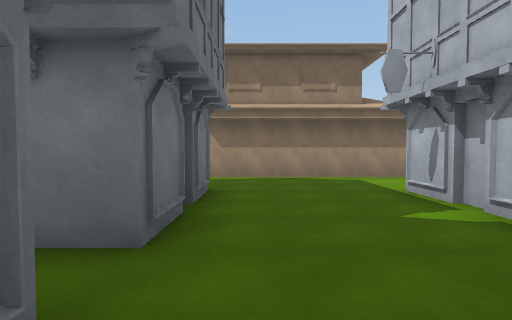
View 1 (above)

24 first-person views from a walk through a scene from a Unity 3-D project. The camera is 1.4 m above the floor, tilts 2° down and sees 80° across. The floor is counted in squares, 2 m on a side. Each view is taken from the middle of a square. On the plan, view 1 faces up. The plan holds only what a view shows up to about 10 squares ahead; the rest is blank. The place goes on beyond the plan. Some surface patterns are stand-ins.

View 2
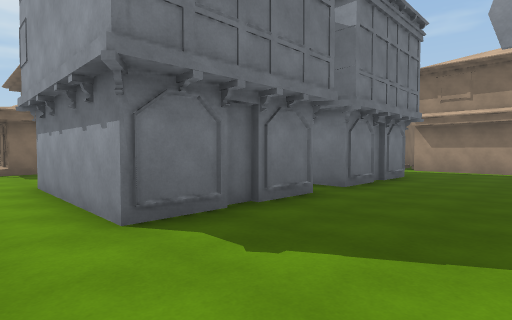

View 3
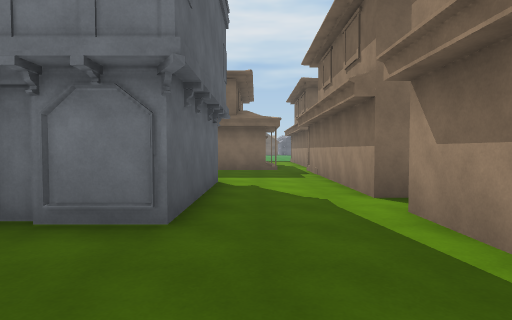

View 4
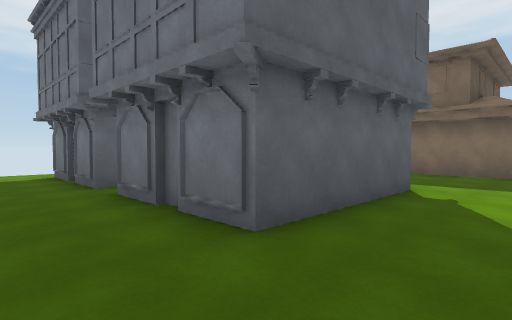

View 5
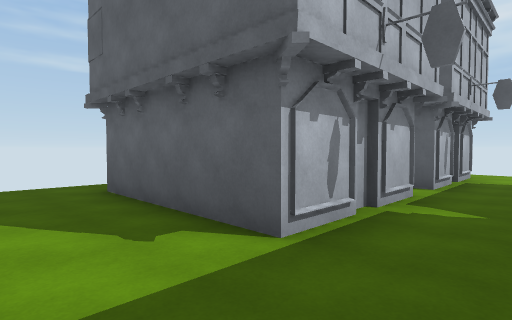

View 6
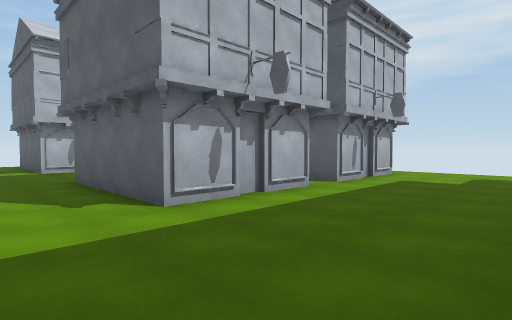

View 7
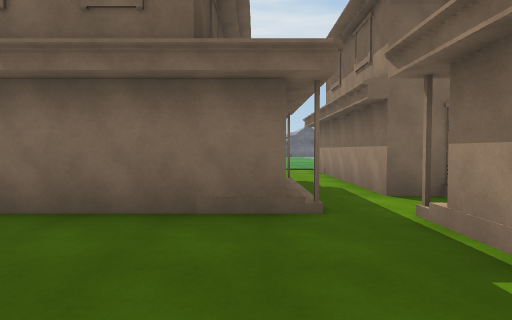

View 8
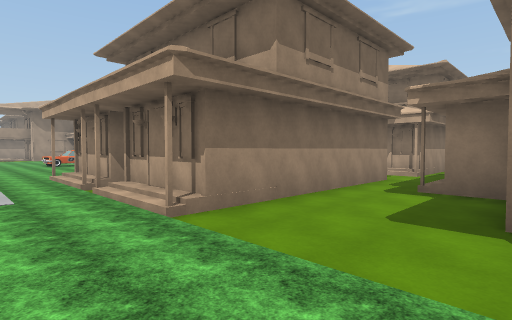

View 9
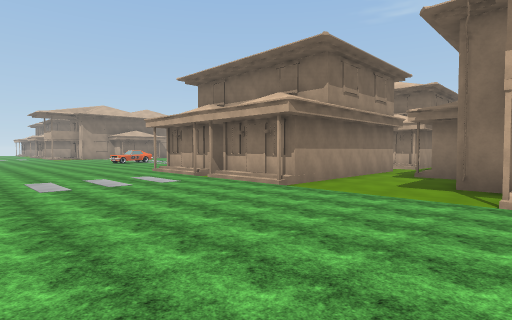

View 10
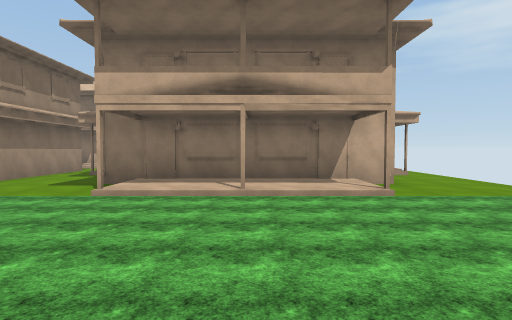

View 11
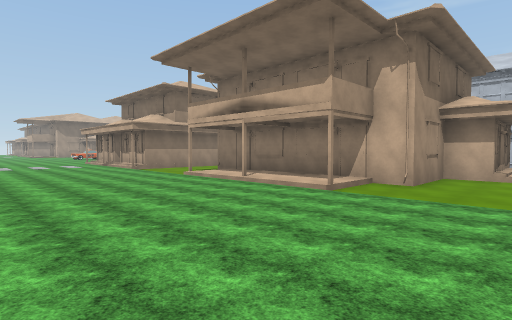

View 12
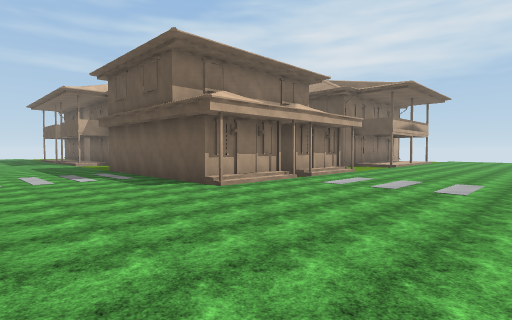

View 13
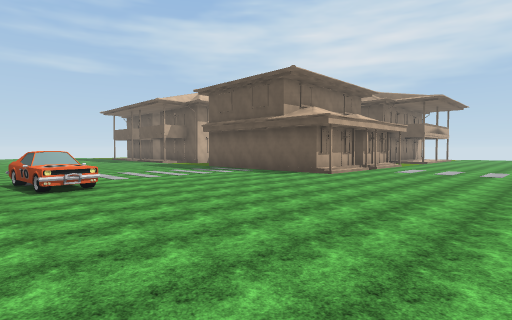

View 14
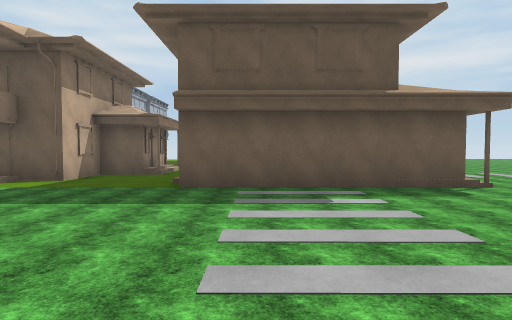

View 15
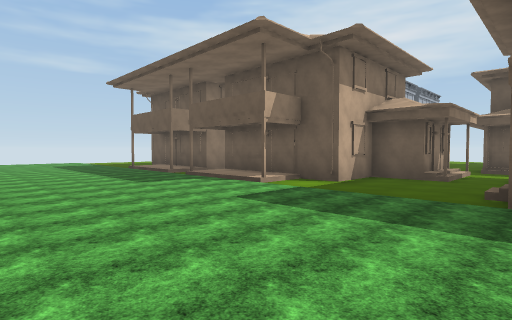

View 16
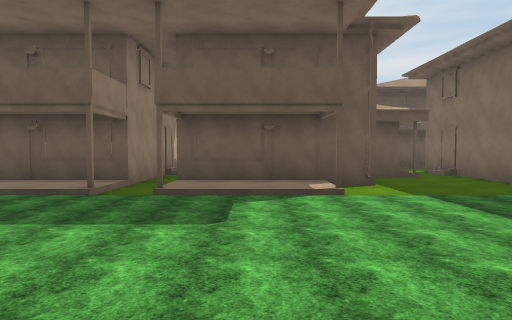

View 17
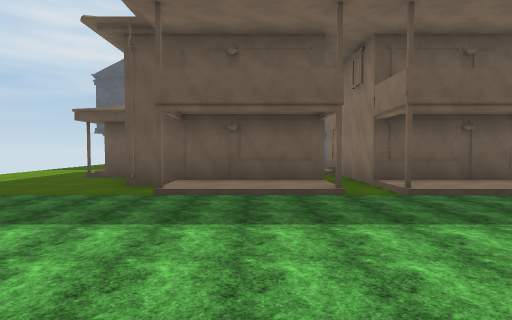

View 18
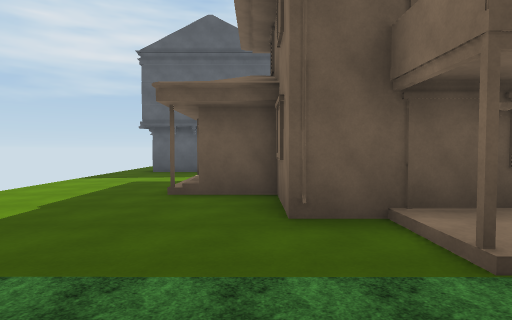

View 19
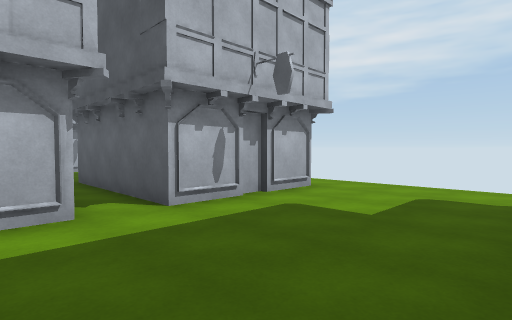

View 20
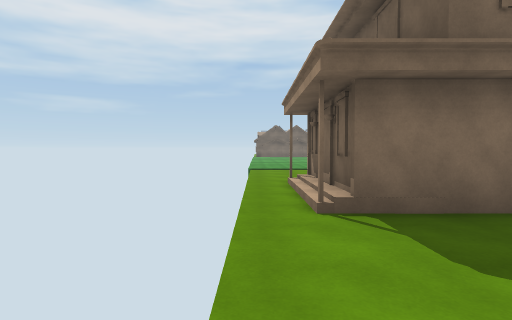

View 21
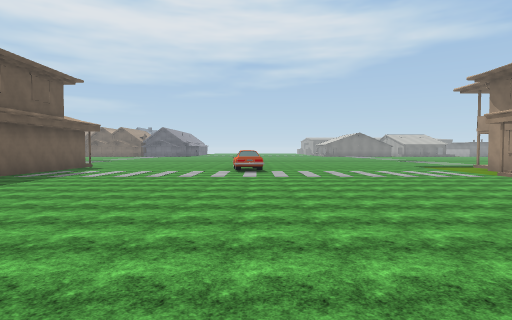

View 22
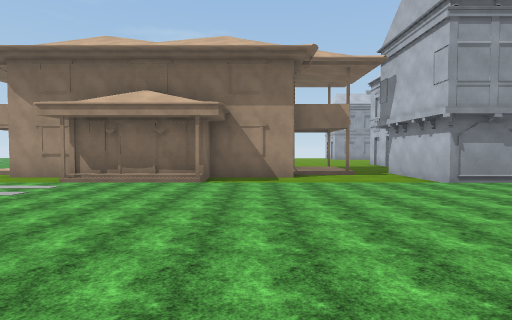

View 23
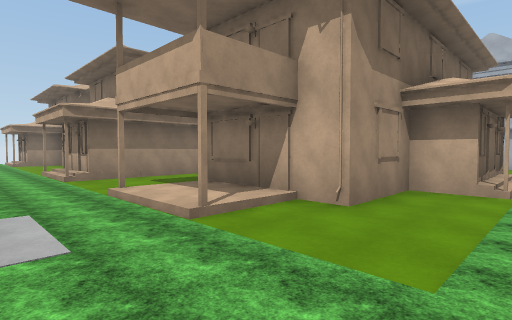

View 24
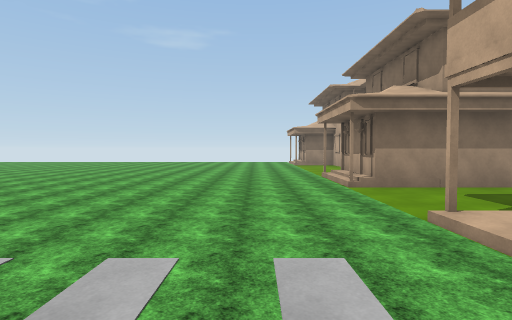

### Floor plan
Key: @ floor where view 1 was taken; # wall or solid block; . main floor; : floor 0.25 m higher than the main floor; / step, stairs or slope; B building; C car.
Columns run from 20 left of view 1 to 7 right of it. Each row starts with its distance up from view 1.
 37 ...... B
 36 ...../BB
 35 ...../ B
 34 .....BBBB
 33 .........
 32 ........
 31 ...../ B
 30  ....: B      B
 29   ...::B      B:/#
 28    ....BBBBBBBB..#
 27    ......BBB.....##
 26    ................
 25        ...........
 24        ...........
 23        ..........
 22        .........
 21 ...... ..........
 20 ......CC..........
 19 .................
 18 .................   .
 17 .......................
 16 .......................
 15 ........................
 14 .........................
 13 .....BBBBBB....:::.:::....
 12 ...../B   B....:  .:  .....
 11  ....BB   B...B   .B   .....
 10  ....BB   B.BBB   .B   BB...
  9 ...../B   B// B   .B   BB...
  8 .....BBBBBB./BBBBB.BBBBBB...
  7 ............................
  6 .........BBB................
  5 .......BBBBB....###B...B###.
  4 .....:      ....# ##...##
  3  ....:      ....#  #...#
  2 .....:      ............
  1 .....:      ....###B...B
  0 .....//     ....# ##@..#
 -1 .......BBBBB....#  #...#
 -2 .........BBB....####...#
 -3 ........................

Where each view was taken, in squares from view 1:
view 1: 0 up, 0 right, facing up
view 2: 3 down, 2 right, facing up-left
view 3: 6 up, 2 right, facing left
view 4: 7 up, 1 right, facing down-left
view 5: 7 up, 1 right, facing down-right
view 6: 7 up, 8 left, facing down-right
view 7: 6 up, 5 left, facing left
view 8: 5 up, 17 left, facing up-right
view 9: 4 up, 20 left, facing up-right
view 10: 2 up, 20 left, facing right
view 11: 3 down, 20 left, facing up-right
view 12: 17 up, 20 left, facing down-right
view 13: 21 up, 20 left, facing down-right
view 14: 19 up, 11 left, facing down
view 15: 18 up, 10 left, facing down-right
view 16: 18 up, 4 left, facing down
view 17: 18 up, 0 right, facing down
view 18: 15 up, 3 right, facing down
view 19: 3 up, 8 left, facing down-right
view 20: 3 down, 5 left, facing left
view 21: 20 up, 3 left, facing left
view 22: 20 up, 7 left, facing up
view 23: 26 up, 17 left, facing up-right
view 24: 28 up, 17 left, facing up
